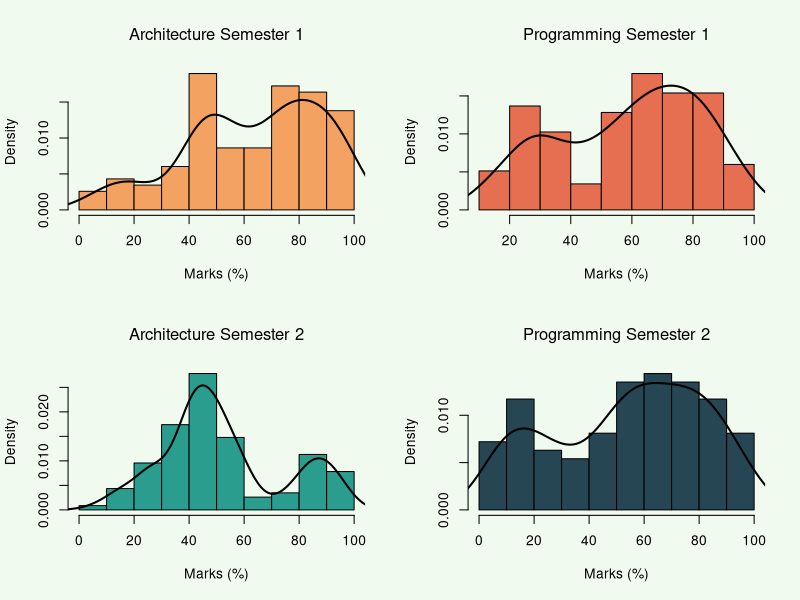
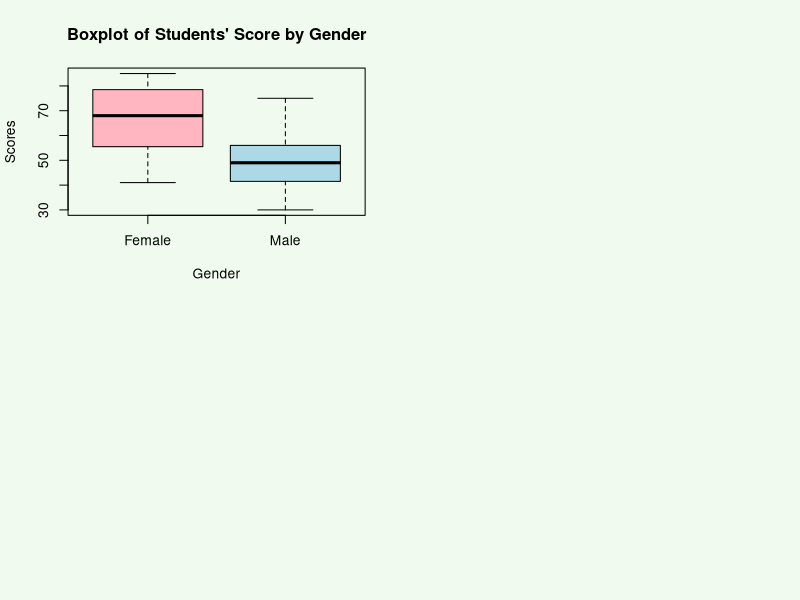

Recreate these plots in R, in order.
## ---- chunk 1
exam_results_data <- read.csv("results.csv", header=TRUE)
exam_results_data$gender <- as.factor(exam_results_data$gender)
attach(exam_results_data)
## ---- chunk 2
skew <- function(object) {
  x <- na.omit(object)
  xbar <- mean(x, na.rm = T)
  sum2 <- sum((x-xbar)^2, na.rm = T)
  sum3 <- sum((x-xbar)^3, na.rm = T)
  skew <- (sqrt(length(x))* sum3)/(sum2^(1.5))
  return(skew)
}


print(paste("Architecture 1:", skew(arch1)))
print(paste("Programming 1 :", skew(prog1)))
print(paste("Architecture 2:", skew(arch2)))
print(paste("Programming 2 :", skew(prog2)))
## ---- chunk 3
pearson_skew <- function(object){
  x <- na.omit(object)
  pearson_skew <- (3*(mean(x)-median(x))) / sd(x)
  return(pearson_skew)
}

print(paste("Architecture 1:", pearson_skew(arch1)))
print(paste("Programming 1 :", pearson_skew(prog1)))
print(paste("Architecture 2:", pearson_skew(arch2)))
print(paste("Programming 2 :", pearson_skew(prog2)))
## ---- chunk 4
arch1_clean = na.omit(arch1)
arch2_clean = na.omit(arch2)
prog1_clean = na.omit(prog1)
prog2_clean = na.omit(prog2)


par(mfrow = c(2,2), bg="#f1faee")
hist(arch1_clean, xlab ="Marks (%)",
     main = "Architecture Semester 1",
     font.main = 1, col = "#f4a261", probability = TRUE)
lines(density(arch1_clean), col="black", lwd=2)

hist(prog1_clean, xlab ="Marks (%)",
     main = "Programming Semester 1",
     font.main = 1, col = "#e76f51", probability = TRUE)
lines(density(prog1_clean), col="black", lwd=2)

hist(arch2_clean, xlab ="Marks (%)",
     main = "Architecture Semester 2",
     font.main = 1, col = "#2a9d8f", probability = TRUE)
lines(density(arch2_clean), col="black", lwd=2)

hist(prog2_clean, xlab ="Marks (%)",
     main = "Programming Semester 2",
     font.main = 1, col = "#264653", probability = TRUE)
lines(density(prog2_clean), col="black", lwd=2)
## ---- chunk 5
females <- c(57, 59, 78, 79, 60, 65, 68, 71, 75, 48, 51, 55, 56, 41, 43, 44, 75, 78, 80, 81, 83, 83, 85)
males <- c(48, 49, 49, 30, 30, 31, 32, 35, 37, 41, 46, 42, 51, 53, 56, 42, 44, 50, 51, 65, 67, 51, 56, 58, 64, 64, 75)

# Gender vector
gender <- factor(rep(c("Female", "Male"), times = c(length(females), length(males))))

# Combine data into one vector
marks <- c(females, males)

# Create a data frame
df_marks <- data.frame(Gender = gender, Score = marks)
## ---- chunk 6
# For males
stem(df_marks$Score[df_marks$Gender == 'Male'], scale = 0.5)

# For females
stem(df_marks$Score[df_marks$Gender == 'Female'], scale = 1)
## ---- chunk 7
boxplot(df_marks$Score ~ df_marks$Gender, data = df_marks, 
        col = c("lightpink", "lightblue"),
        main = "Boxplot of Students' Score by Gender", 
        xlab = "Gender", 
        ylab = "Scores",
        names = c("Female", "Male"))
